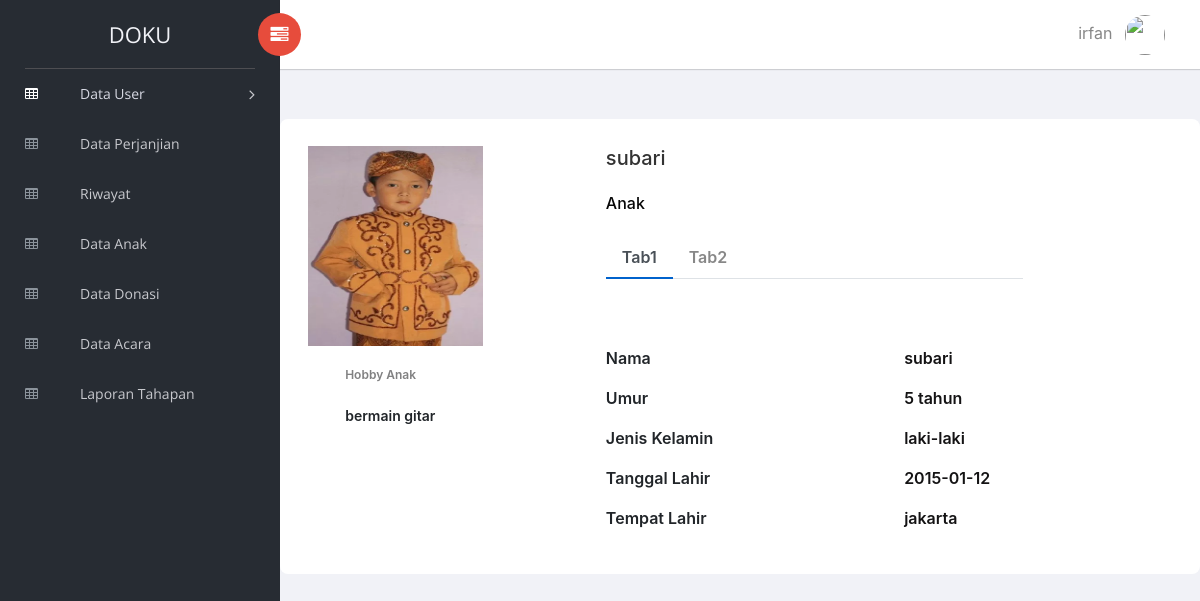
The app's page /admin/detail_anak.php?nama_anak=subari (signed in) with its own data.
### tables this page shows
CREATE TABLE `table_anak` (
  `id_anak` varchar(11) NOT NULL,
  `nama_anak` varchar(255) NOT NULL,
  `nama_panti` varchar(255) NOT NULL,
  `tl` varchar(255) NOT NULL COMMENT 'tempat lahir',
  `ttl` date NOT NULL COMMENT 'tanggal lahir',
  `umur_anak` varchar(255) NOT NULL,
  `jk` varchar(255) NOT NULL COMMENT 'jenis kelamin',
  `agama` varchar(255) NOT NULL,
  `hobby` varchar(255) NOT NULL,
  `kesehatan` varchar(255) NOT NULL,
  `ket` varchar(255) NOT NULL,
  `sk` varchar(255) NOT NULL COMMENT 'sislislah keluarga',
  `foto_anak` varchar(255) NOT NULL,
  `status_adopsi` varchar(255) NOT NULL
);

### admin/detail_anak.php (the view, shortened to what this page needs)
<?php
include 'template/header.php'
?>
        <div class="content mt-3">
            <div class="animated fadeIn">
                <div class="row">
                <body>
<div class="container emp-profile">
            <form method="post">
                <?php
                include '../koneksi.php';
                $nama_anak = $_GET['nama_anak'];
                $sql = mysqli_query($host,"select * from table_anak where nama_anak = '$nama_anak'");
                $data = mysqli_fetch_array($sql);
                ?>
                <div class="row">
                    <div class="col-md-4">
                        <div >
                            <img src="<?php echo '../public/file/anak/'.$data['foto_anak']; ?>" width="175px" height="200px"  />
                        </div>
                    </div>
                    <div class="col-md-6">
                        <div class="profile-head">
                                    <h5>
                                    <?php echo $data['nama_anak'] ?>
                                    </h5>
                                    <br>
                                    <h6>
                                        Anak
                                    </h6>
                                    <br>
                                    <ul class="nav nav-tabs" id="myTab" role="tablist">
                                <li class="nav-item">
                                    <a class="nav-link active" id="home-tab" data-toggle="tab" href="#home"  role="tab" aria-controls="home" >Tab1</a>
                                </li>
                                <li class="nav-item">
                                    <a class="nav-link" id="profile-tab" data-toggle="tab" href="#profile"  role="tab" aria-controls="profile" >Tab2</a>
                                </li>
                            </ul>
                        </div>
                    </div>
                </div>
                <div class="row">
                    <div class="col-md-4">
                    <div class="profile-work">
                            <p>Hobby Anak</p>
                            <a ><?php echo $data['hobby'] ?></a>
                        </div>
                    </div>
                    <div class="col-md-8">
                        <div class="tab-content profile-tab" id="myTabContent">
                            <div class="tab-pane fade show active" id="home" role="tabpanel">
                                        <div class="row">
                                            <div class="col-md-6">
                                                <label>Nama</label>
                                            </div>
                                            <div class="col-md-6">
                                                <p><?php echo $data['nama_anak'] ?></p>
                                            </div>
                                        </div>
                                        <div class="row">
                                            <div class="col-md-6">
                                                <label>Umur</label>
                                            </div>
                                            <div class="col-md-6">
                                                <p><?php echo $data['umur_anak'] ?></p>
                                            </div>
                                        </div>
                                        <div class="row">
                                            <div class="col-md-6">
                                                <label>Jenis Kelamin</label>
                                            </div>
                                            <div class="col-md-6">
                                                <p><?php echo $data['jk'] ?></p>
                                            </div>
                                        </div>
                                        <div class="row">
                                            <div class="col-md-6">
                                                <label>Tanggal Lahir</label>
                                            </div>
                                            <div class="col-md-6">
                                                <p><?php echo $data['ttl'] ?></p>
                                            </div>
                                        </div>
                                        <div class="row">
                                            <div class="col-md-6">
                                                <label>Tempat Lahir</label>
                                            </div>
                                            <div class="col-md-6">
                                                <p><?php echo $data['tl'] ?></p>
                                            </div>
                                        </div>
                            </div>
                            </div>
                        </div>
                    </div>
                </div>
        </div>
                </div>
                <?php
include 'template/footer.php'
?>

### records on screen
table_anak: foto_anak (picture), nama_anak "subari", hobby "bermain gitar", umur_anak "5 tahun", jk "laki-laki", ttl "2015-01-12", tl "jakarta"

### other values on screen
$_SESSION['username'] "irfan"
